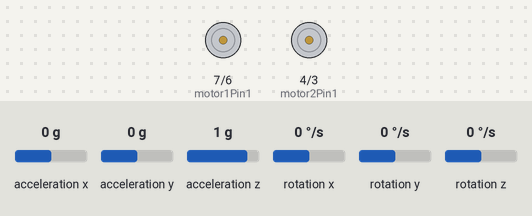
Bench run of a sketch on a simulated Arduino Uno, built with avr-gcc and run on an emulated ATmega328P. Shown: motor-driver pin pairs drawn as motors (green arrow = first pin HIGH = forward, orange = second pin HIGH = backward, longer = more drive, scaled by the enable pin). Inputs (shaded band) come from the test bench; at power-on: acceleration x 0 g, acceleration z 1 g, acceleration y 0 g, rotation x 0 °/s, rotation y 0 °/s, rotation z 0 °/s. What the sketch prints to the serial monitor is not drawn.

Above: at 2.5 s.
2.6 s: acceleration x set to -1.4 g
At 3.4 s:
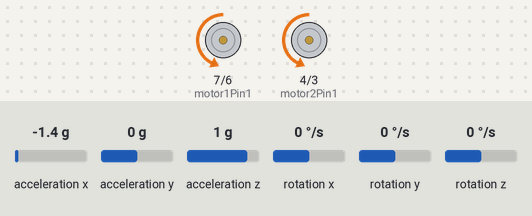
4.1 s: acceleration x set to 0.1 g
7.1 s: acceleration x set to 0 g
At 7.5 s:
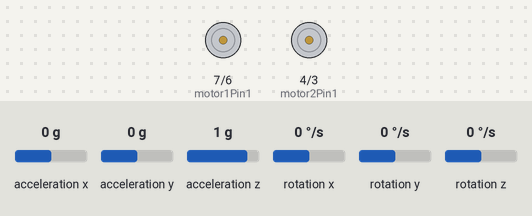
8.6 s: acceleration z set to 0.1 g
10.1 s: acceleration z set to -0.2 g
At 11.3 s:
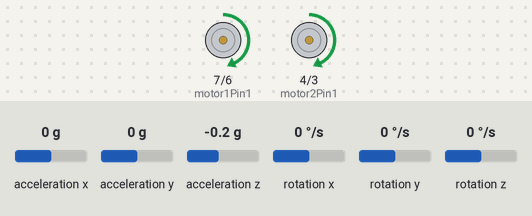
11.6 s: acceleration z set to 0 g
At 12.1 s:
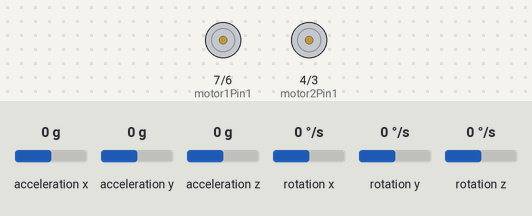
Timing chart, 0 to 14.1 s (numbered marks = the images above; inputs shaded):
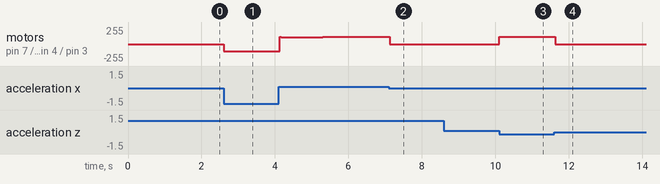

Measured:
- the behaviour switches between 0 and -0.1 g on acceleration z (found by bisection; images 2 and 3)
- after the input at 2.6 s, motor on pin 7 (motor1Pin1) / pin 6 (motor1Pin2), motor on pin 4 (motor2Pin1) / pin 3 (motor2Pin2): stopped → backward 110/255 at once
- after the input at 7.1 s, motor on pin 7 (motor1Pin1) / pin 6 (motor1Pin2), motor on pin 4 (motor2Pin1) / pin 3 (motor2Pin2): forward 110/255 → stopped at once
- after the input at 8.6 s, every drawn part: stays the same
- after the input at 10.1 s, motor on pin 7 (motor1Pin1) / pin 6 (motor1Pin2), motor on pin 4 (motor2Pin1) / pin 3 (motor2Pin2): stopped → forward 110/255 at once
- after the input at 11.6 s, motor on pin 7 (motor1Pin1) / pin 6 (motor1Pin2), motor on pin 4 (motor2Pin1) / pin 3 (motor2Pin2): forward 110/255 → stopped at once

The sketch:

Self_Balancing_Robot_code.ino
```cpp
#include <Wire.h>
#include <MPU6050.h>

MPU6050 mpu;

// YOUR MOTOR PINS
int motor1Pin1 = 7; int motor1Pin2 = 6; int pwm1Pin = 5;
int motor2Pin1 = 4; int motor2Pin2 = 3; int pwm2Pin = 9;

// PROVEN PID VALUES
double Kp = 22; double Ki = 0.8; double Kd = 8;
double zeroOffset = 0;

// ASYMMETRY COMPENSATION (battery fix)
double deadbandLeft = -0.5;
double deadbandRight = 3.5;

double previousError = 0, integral = 0;
unsigned long previousTime = 0;

void setup() {
  Serial.begin(9600);

  // MOTOR PINS
  pinMode(motor1Pin1, OUTPUT); pinMode(motor1Pin2, OUTPUT); pinMode(pwm1Pin, OUTPUT);
  pinMode(motor2Pin1, OUTPUT); pinMode(motor2Pin2, OUTPUT); pinMode(pwm2Pin, OUTPUT);

  Wire.begin();
  mpu.initialize();

  // AUTO-CALIBRATE (KEEP ROBOT FLAT 3 seconds)
  Serial.println("🔧 CALIBRATING - KEEP FLAT!");
  float sum = 0;
  for(int i = 0; i < 150; i++) {
    int16_t ax, ay, az, gx, gy, gz;
    mpu.getMotion6(&ax, &ay, &az, &gx, &gy, &gz);
    sum += atan2(ax, az) * 180 / PI;
    delay(5
    );
  }
  zeroOffset = sum / 150.0;

  Serial.println("✅ READY TO BALANCE!");
  Serial.print("Zero offset: "); Serial.println(zeroOffset, 2);
  Serial.print("Deadband: "); Serial.print(deadbandLeft,1);
  Serial.print("° to "); Serial.print(deadbandRight,1); Serial.println("°");
}

void loop() {
  int16_t ax, ay, az, gx, gy, gz;
  mpu.getMotion6(&ax, &ay, &az, &gx, &gy, &gz);

  double pitch = atan2(ax, az) * 180 / PI;

  // ASYMMETRIC DEADZONE (your battery compensation)
  if (pitch > deadbandLeft && pitch < deadbandRight) {
    stopMotors();
    integral = 0;
    return;
  }

  double error = zeroOffset - pitch;  // Positive = falling FORWARD

  // PID CALC
  unsigned long now = millis();
  double deltaTime = (now - previousTime) / 1000.0;
  if (deltaTime < 0.01) deltaTime = 0.01;
  previousTime = now;

  double P = Kp * error;
  integral += Ki * error * deltaTime;
  if (integral > 25) integral = 25;
  if (integral < -25) integral = -25;
  double D = Kd * (error - previousError) / deltaTime;
  previousError = error;

  int output = constrain(P + integral + D, -110, 110);  // 9V safe

  driveMotors(output);

  // DEBUG
  Serial.print("Pitch:"); Serial.print(pitch,1);
  Serial.print("° Err:"); Serial.print(error,2);
  Serial.print(" PWM:"); Serial.println(output);

  delay(10);
}

void driveMotors(int speed) {
  int pwm = abs(speed);
  if (pwm > 255) pwm = 255;

  if (speed > 0) {  // FALLING FORWARD → BACKWARD MOTORS
    digitalWrite(motor1Pin1, LOW);  digitalWrite(motor1Pin2, HIGH);
    digitalWrite(motor2Pin1, LOW);  digitalWrite(motor2Pin2, HIGH);
  } else {  // FALLING BACKWARD → FORWARD MOTORS
    digitalWrite(motor1Pin1, HIGH); digitalWrite(motor1Pin2, LOW);
    digitalWrite(motor2Pin1, HIGH); digitalWrite(motor2Pin2, LOW);
  }
  analogWrite(pwm1Pin, pwm);
  analogWrite(pwm2Pin, pwm);
}

void stopMotors() {
  analogWrite(pwm1Pin, 0);
  analogWrite(pwm2Pin, 0);
}
```
